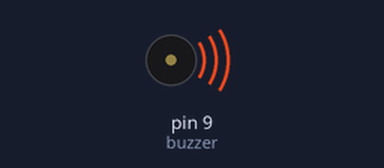
This sketch was run on a simulated Arduino Uno, built with avr-gcc and run on an emulated ATmega328P. Shown: buzzer (waves = sounding).

Above: at 1.2 s.
At 5.37 s:
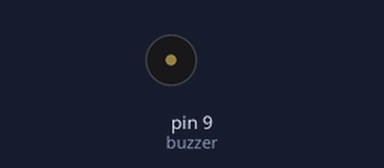
Timing chart, 0 to 6.3 s (numbered marks = the images above):
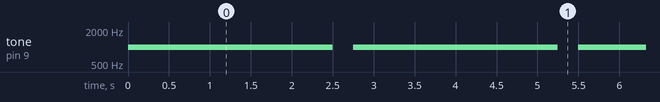

Measured:
- by itself, tone on pin 9 (buzzer): alternates 1000 Hz for 2.5 s and silent for 0.25 s

The sketch:

6.s9_simple_piezo.ino
```cpp
const int buzzer = 9; //buzzer to arduino pin 9


void setup(){

  pinMode(buzzer, OUTPUT); // Set buzzer - pin 9 as an output

}

void loop(){

  tone(buzzer, 1000); // Send 1KHz sound signal...
  delay(2500);         // ...for 1 sec
  noTone(buzzer);     // Stop sound...
  delay(250);         // ...for 1sec

}
```
